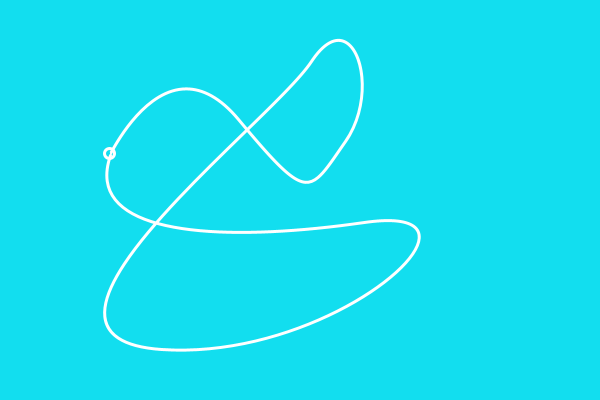
Frame 1 (no input)
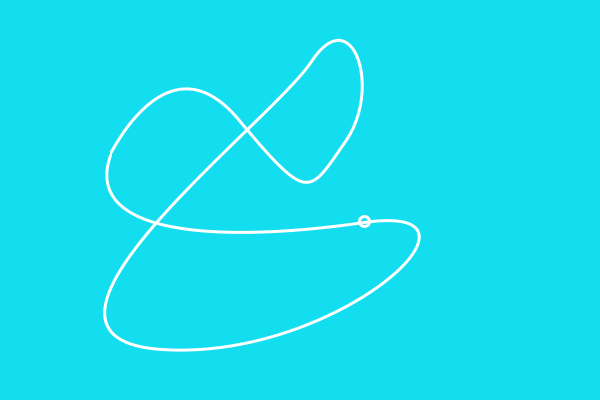
Frame 60 (the mouse pressed at the canvas centre just before this capture)
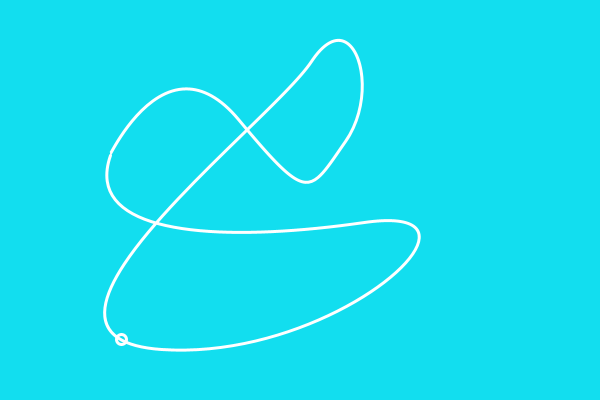
Frame 120 (the mouse held since frame 60 and released just before this capture)

The Processing sketch that drew these frames (run headless with seeded random() and noise(); from frame 60 on, the mouse is pressed at the canvas centre):

// Processing sketch: bezierVertex_path
// ── bezierVertex_path.pde
//declare and initialize global variables
float f = 0; //modified frame count

void setup() 
{
  background(#12deef); //cyan
  stroke(#ffffff); //white
  strokeWeight(3); //3px stroke
  noFill(); //remove fill
  size(600, 400); //canvas size
  smooth();
  frameRate(25);
}

//draw an ellipse follow a bezier curve path
void draw() 
{
  f += 0.1;
  background(#12deef); //cyan: erase last frame
  
  //bezier curve path
  beginShape();
    vertex(110.0, 153.0);
    bezierVertex(110.0, 153.0, 109.0, 153.0, 110.0, 153.0); //bezierVertex #1
    bezierVertex(111.0, 153.0, 167.0, 34.0, 238.0, 119.0); //#2
    bezierVertex(309.0, 204.0, 308.0, 194.0, 345.0, 141.0); //#3
    bezierVertex(382.0, 88.0, 352.0, -1.0, 311.0, 61.0); //#4
    bezierVertex(270.0, 123.0, -15.0, 337.0, 161.0, 349.0); //#5
    bezierVertex(337.0, 361.0, 510.0, 201.0, 364.0, 222.0); //#6
    bezierVertex(218.0, 243.0, 82.0, 235.0, 110.0, 155.0); //#7
  endShape();
  
  //assign x,y position depending on modified frame count
  //
  //bezierVertex #1
  if (f < 1) {
     float x = bezierPoint( 110,110,109, 110, f);
     float y = bezierPoint( 153,153,153, 153, f);
     ellipse( x, y, 10, 10 );
     //#2
   } else if ( f < 2 ) {
     float x = bezierPoint( 110,111,167, 238, f-1);
     float y = bezierPoint( 153,153,34, 119, f-1);
     ellipse( x, y, 10, 10 );
     //#3
   } else if ( f < 3 ) {
     float x = bezierPoint( 238,309,308, 345, f-2);
     float y = bezierPoint( 119,204,194, 141, f-2);
     ellipse( x, y, 10, 10 );
     //#4
   } else if ( f < 4 ) {
     float x = bezierPoint( 345,382,352, 311, f-3);
     float y = bezierPoint( 141,88,-1, 61, f-3);
     ellipse( x, y, 10, 10 );
     //#5
   } else if ( f < 5 ) {
     float x = bezierPoint( 311,270,-15, 161, f-4);
     float y = bezierPoint( 61,123,337, 349, f-4);
     ellipse( x, y, 10, 10 );
     //#6
   } else if ( f < 6 ) {
     float x = bezierPoint( 161,337,510, 364, f-5);
     float y = bezierPoint( 349,361,201, 222, f-5);
     ellipse( x, y, 10, 10 );
     //#7
   } else if ( f < 7 ) {
     float x = bezierPoint( 364,218,82, 110, f-6);
     float y = bezierPoint( 222,243,235, 155, f-6);
     ellipse( x, y, 10, 10 );
   } //ellipse at starting point: reset modified frame count
     else if ( f > 7 ) {
     f = 0;
   }
   
   println(f);
}
